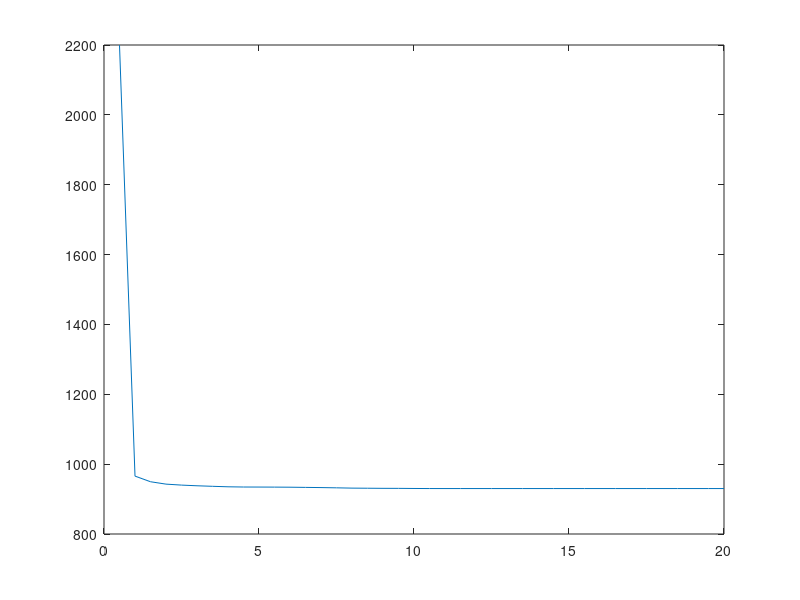

Here is the MATLAB script that generated this plot:
mu1 = [0;0];
mu2 = [3;0];
mu3 = [0;3];
sigma = [1,0;0,1];
num1 = 0;
num2 = 0;
num3 = 0;
% random generate according to distribution
for i=1:500
    temp = rand;
    if (temp <= 0.2)
        num1 = num1+1;
    end
    if (temp > 0.2 && temp <= 0.7)
        num2 = num2+1;
    end
    if (temp > 0.7 && temp <= 1.0)
        num3 = num3+1;
    end
end
obser1 = mvnrnd(mu1, sigma, num1);
obser2 = mvnrnd(mu2, sigma, num2);
obser3 = mvnrnd(mu3, sigma, num3);
obser = [obser1; obser2; obser3];
K = 3;
t = [];
Lt = [];
c = zeros(500,1);
mu = zeros(K, 2);
% initilize the mu
for i=1:K
    x = rand * 3;
    y = rand * 1.8;
    mu(i, 1) = x;
    mu(i, 2) = y;
end
for i=1:20
    t = [t, i-0.5];
    t = [t, i];
    % to update the c
    for j=1:500
        point = obser(j, :);
        dist = [];
        for k=1:K
            dis = norm(point - mu(k, :));
            dist = [dist, dis];
        end
        [result, index] = sort(dist);
        c(j) = index(1);
    end
    % to calculate the L
    L = 0;
    for j=1:500
        cluster = c(j);
        L = L + norm(obser(j, :) - mu(cluster, :)).^2;
    end
    Lt = [Lt, L];
    % to update the mu
    mu = zeros(K, 2);
    n = zeros(K, 1);
    for j=1:500
        cluster = c(j);
        n(cluster) = n(cluster) + 1;
        mu(cluster, :) = mu(cluster, :) + obser(j, :); 
    end
    mu(:, 1) = mu(:, 1) ./ n;
    mu(:, 2) = mu(:, 2) ./ n;
    % to calculate the L
    L = 0;
    for j=1:500
        cluster = c(j);
        L = L + norm(obser(j, :) - mu(cluster, :)).^2;
    end
    Lt = [Lt, L];
end
plot(t, Lt);
%for j=1:500
%    if (c(j) == 1)
%        plot(obser(j, 1), obser(j,2), 'r+');
%    end
%    if (c(j) == 2)
%        plot(obser(j, 1), obser(j,2), 'yo');
%    end
%    if (c(j) == 3)
%        plot(obser(j, 1), obser(j,2), 'b.');
%    end
%    if (c(j) == 4)
%        plot(obser(j, 1), obser(j,2), 'g*');
%    end
%    if (c(j) == 5)
%        plot(obser(j, 1), obser(j,2), 'kx');
%    end
%    hold on;
%end